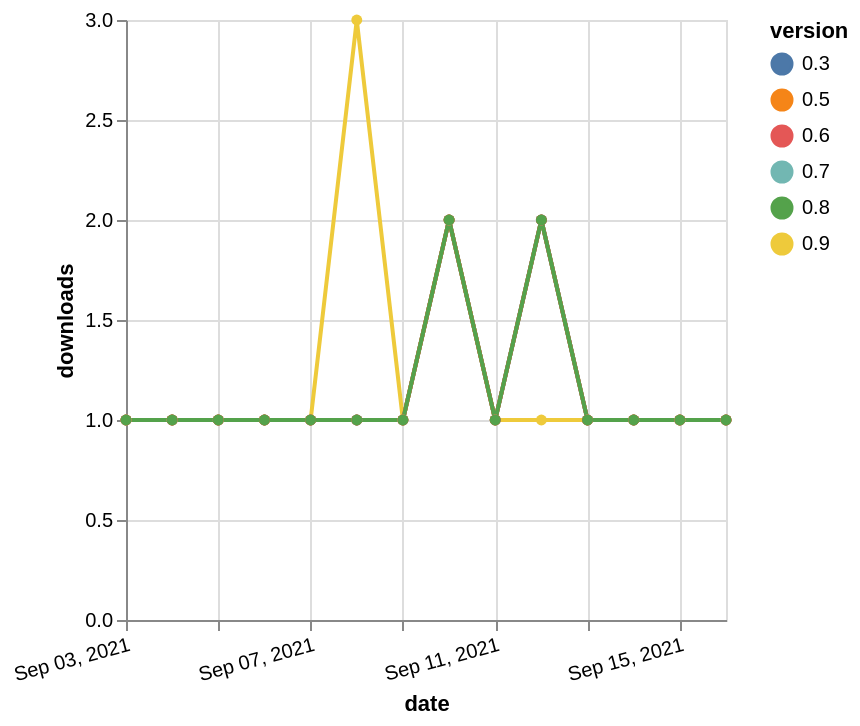

Here is the Vega-Lite specification saved for this chart:
### Vega-Lite specification from a JSON file in a GitHub repository (floating-point values rounded to 4 significant figures)
{"$schema": "https://vega.github.io/schema/vega-lite/v5.json", "description": "A simple bar chart with embedded data.", "data": {"values": [{"date": "2021-09-03", "total": 150, "delta": 1, "version": "0.3"}, {"date": "2021-09-04", "total": 151, "delta": 1, "version": "0.3"}, {"date": "2021-09-05", "total": 152, "delta": 1, "version": "0.3"}, {"date": "2021-09-06", "total": 153, "delta": 1, "version": "0.3"}, {"date": "2021-09-07", "total": 154, "delta": 1, "version": "0.3"}, {"date": "2021-09-08", "total": 155, "delta": 1, "version": "0.3"}, {"date": "2021-09-09", "total": 156, "delta": 1, "version": "0.3"}, {"date": "2021-09-10", "total": 158, "delta": 2, "version": "0.3"}, {"date": "2021-09-11", "total": 159, "delta": 1, "version": "0.3"}, {"date": "2021-09-12", "total": 161, "delta": 2, "version": "0.3"}, {"date": "2021-09-13", "total": 162, "delta": 1, "version": "0.3"}, {"date": "2021-09-14", "total": 163, "delta": 1, "version": "0.3"}, {"date": "2021-09-15", "total": 164, "delta": 1, "version": "0.3"}, {"date": "2021-09-16", "total": 165, "delta": 1, "version": "0.3"}, {"date": "2021-09-03", "total": 138, "delta": 1, "version": "0.9"}, {"date": "2021-09-04", "total": 139, "delta": 1, "version": "0.9"}, {"date": "2021-09-05", "total": 140, "delta": 1, "version": "0.9"}, {"date": "2021-09-06", "total": 141, "delta": 1, "version": "0.9"}, {"date": "2021-09-07", "total": 142, "delta": 1, "version": "0.9"}, {"date": "2021-09-08", "total": 145, "delta": 3, "version": "0.9"}, {"date": "2021-09-09", "total": 146, "delta": 1, "version": "0.9"}, {"date": "2021-09-10", "total": 148, "delta": 2, "version": "0.9"}, {"date": "2021-09-11", "total": 149, "delta": 1, "version": "0.9"}, {"date": "2021-09-12", "total": 150, "delta": 1, "version": "0.9"}, {"date": "2021-09-13", "total": 151, "delta": 1, "version": "0.9"}, {"date": "2021-09-14", "total": 152, "delta": 1, "version": "0.9"}, {"date": "2021-09-15", "total": 153, "delta": 1, "version": "0.9"}, {"date": "2021-09-16", "total": 154, "delta": 1, "version": "0.9"}, {"date": "2021-09-03", "total": 150, "delta": 1, "version": "0.7"}, {"date": "2021-09-04", "total": 151, "delta": 1, "version": "0.7"}, {"date": "2021-09-05", "total": 152, "delta": 1, "version": "0.7"}, {"date": "2021-09-06", "total": 153, "delta": 1, "version": "0.7"}, {"date": "2021-09-07", "total": 154, "delta": 1, "version": "0.7"}, {"date": "2021-09-08", "total": 155, "delta": 1, "version": "0.7"}, {"date": "2021-09-09", "total": 156, "delta": 1, "version": "0.7"}, {"date": "2021-09-10", "total": 158, "delta": 2, "version": "0.7"}, {"date": "2021-09-11", "total": 159, "delta": 1, "version": "0.7"}, {"date": "2021-09-12", "total": 161, "delta": 2, "version": "0.7"}, {"date": "2021-09-13", "total": 162, "delta": 1, "version": "0.7"}, {"date": "2021-09-14", "total": 163, "delta": 1, "version": "0.7"}, {"date": "2021-09-15", "total": 164, "delta": 1, "version": "0.7"}, {"date": "2021-09-16", "total": 165, "delta": 1, "version": "0.7"}, {"date": "2021-09-03", "total": 142, "delta": 1, "version": "0.5"}, {"date": "2021-09-04", "total": 143, "delta": 1, "version": "0.5"}, {"date": "2021-09-05", "total": 144, "delta": 1, "version": "0.5"}, {"date": "2021-09-06", "total": 145, "delta": 1, "version": "0.5"}, {"date": "2021-09-07", "total": 146, "delta": 1, "version": "0.5"}, {"date": "2021-09-08", "total": 147, "delta": 1, "version": "0.5"}, {"date": "2021-09-09", "total": 148, "delta": 1, "version": "0.5"}, {"date": "2021-09-10", "total": 150, "delta": 2, "version": "0.5"}, {"date": "2021-09-11", "total": 151, "delta": 1, "version": "0.5"}, {"date": "2021-09-12", "total": 153, "delta": 2, "version": "0.5"}, {"date": "2021-09-13", "total": 154, "delta": 1, "version": "0.5"}, {"date": "2021-09-14", "total": 155, "delta": 1, "version": "0.5"}, {"date": "2021-09-15", "total": 156, "delta": 1, "version": "0.5"}, {"date": "2021-09-16", "total": 157, "delta": 1, "version": "0.5"}, {"date": "2021-09-03", "total": 139, "delta": 1, "version": "0.6"}, {"date": "2021-09-04", "total": 140, "delta": 1, "version": "0.6"}, {"date": "2021-09-05", "total": 141, "delta": 1, "version": "0.6"}, {"date": "2021-09-06", "total": 142, "delta": 1, "version": "0.6"}, {"date": "2021-09-07", "total": 143, "delta": 1, "version": "0.6"}, {"date": "2021-09-08", "total": 144, "delta": 1, "version": "0.6"}, {"date": "2021-09-09", "total": 145, "delta": 1, "version": "0.6"}, {"date": "2021-09-10", "total": 147, "delta": 2, "version": "0.6"}, {"date": "2021-09-11", "total": 148, "delta": 1, "version": "0.6"}, {"date": "2021-09-12", "total": 150, "delta": 2, "version": "0.6"}, {"date": "2021-09-13", "total": 151, "delta": 1, "version": "0.6"}, {"date": "2021-09-14", "total": 152, "delta": 1, "version": "0.6"}, {"date": "2021-09-15", "total": 153, "delta": 1, "version": "0.6"}, {"date": "2021-09-16", "total": 154, "delta": 1, "version": "0.6"}, {"date": "2021-09-03", "total": 143, "delta": 1, "version": "0.8"}, {"date": "2021-09-04", "total": 144, "delta": 1, "version": "0.8"}, {"date": "2021-09-05", "total": 145, "delta": 1, "version": "0.8"}, {"date": "2021-09-06", "total": 146, "delta": 1, "version": "0.8"}, {"date": "2021-09-07", "total": 147, "delta": 1, "version": "0.8"}, {"date": "2021-09-08", "total": 148, "delta": 1, "version": "0.8"}, {"date": "2021-09-09", "total": 149, "delta": 1, "version": "0.8"}, {"date": "2021-09-10", "total": 151, "delta": 2, "version": "0.8"}, {"date": "2021-09-11", "total": 152, "delta": 1, "version": "0.8"}, {"date": "2021-09-12", "total": 154, "delta": 2, "version": "0.8"}, {"date": "2021-09-13", "total": 155, "delta": 1, "version": "0.8"}, {"date": "2021-09-14", "total": 156, "delta": 1, "version": "0.8"}, {"date": "2021-09-15", "total": 157, "delta": 1, "version": "0.8"}, {"date": "2021-09-16", "total": 158, "delta": 1, "version": "0.8"}]}, "width": "container", "mark": {"type": "line", "point": {"filled": true}}, "encoding": {"x": {"field": "date", "type": "temporal", "timeUnit": "yearmonthdate", "title": "date", "axis": {"labelAngle": -15}}, "y": {"field": "delta", "type": "quantitative", "title": "downloads"}, "color": {"field": "version", "type": "nominal"}, "tooltip": {"field": "delta"}}}
